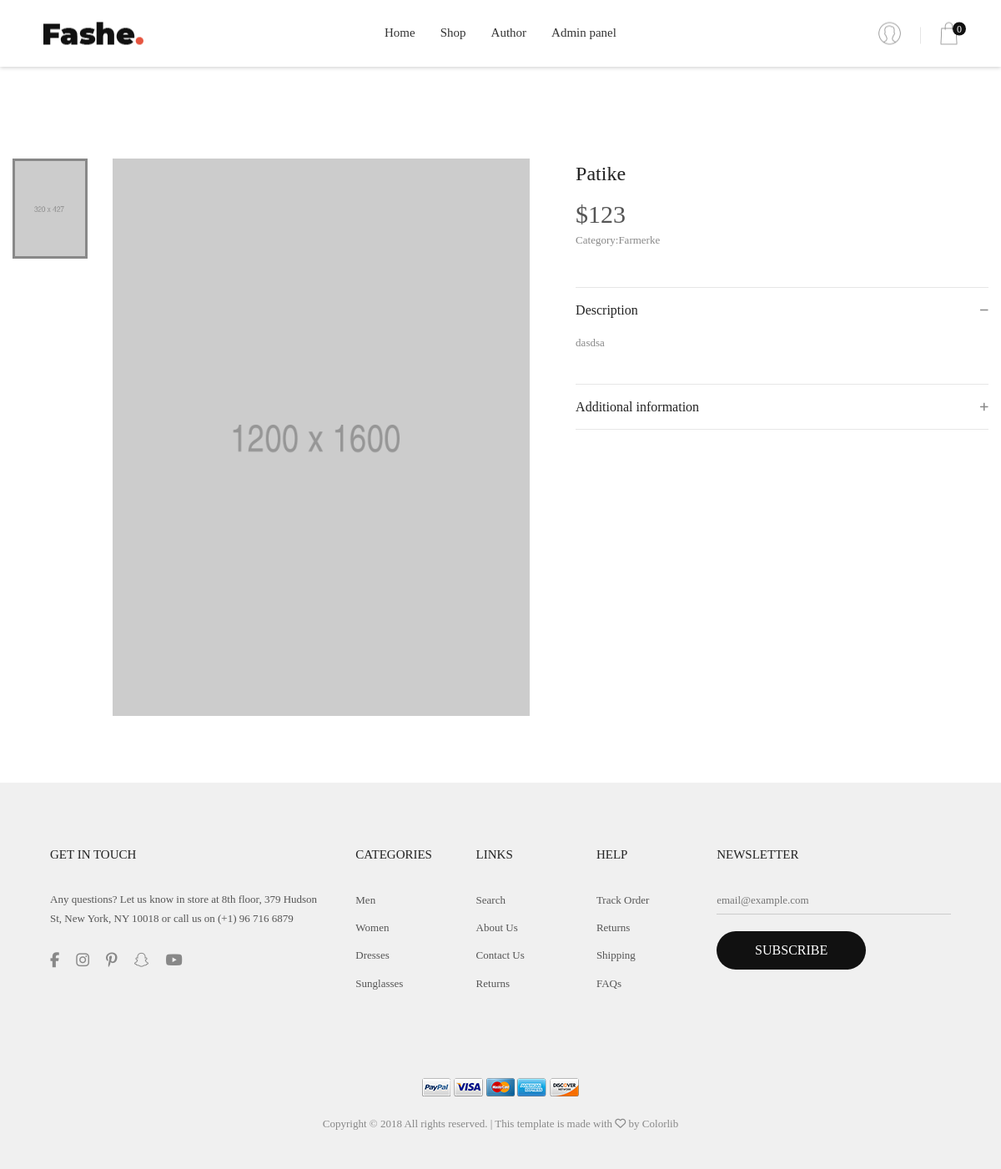
Page /index.php?page=product&id=5 on the committed database.
### tables this page shows
CREATE TABLE `menu` (
  `id` int(11) NOT NULL,
  `name` text NOT NULL,
  `href` varchar(255) NOT NULL
);

CREATE TABLE `products` (
  `id` int(11) NOT NULL,
  `product_name` text NOT NULL,
  `price` double NOT NULL,
  `description` text NOT NULL,
  `category_id` int(11) NOT NULL,
  `date` date NOT NULL
);

CREATE TABLE `categories` (
  `id` int(11) NOT NULL,
  `category_name` text NOT NULL
);

### config/connection.php (called while the page is built, shortened)
<?php
try {
    $conn = new PDO("mysql:host=".SERVER.";dbname=".DATABASE.";charset=utf8", USERNAME, PASSWORD);
    $conn->setAttribute(PDO::ATTR_DEFAULT_FETCH_MODE, PDO::FETCH_OBJ);
    $conn->setAttribute(PDO::ATTR_ERRMODE, PDO::ERRMODE_EXCEPTION);
}
catch(PDOException $ex){
    echo $ex->getMessage();
}
function executeQuery($query){
    global $conn;
    return $conn->query($query)->fetchAll();
}

### models/menu/menu_functions.php (called while the page is built)
<?php
    function getMenu()
    {
        return executeQuery("SELECT * FROM menu");
    }
?>

### models/products/product_functions.php (called while the page is built, shortened)
<?php
    function singleProduct($id){
        global $conn;
        $product = $conn->prepare("SELECT * FROM products p INNER JOIN pictures i ON p.id=i.product_id INNER JOIN categories c ON p.category_id=c.id WHERE product_id= ?");
        $product->execute([
            $id
        ]);
        return $product->fetch();
    }
?>

### pages/views/single-product.php (the view, shortened to what this page needs)
<?php
	require_once "models/products/product_functions.php";
	$product_id = $_GET['id'];
	$product = singleProduct($product_id);
?>
<div class="container bgwhite p-t-35 p-b-80">
		<div class="flex-w flex-sb">
			<div class="w-size13 p-t-30 respon5">
				<div class="wrap-slick3 flex-sb flex-w">
					<div class="wrap-slick3-dots"></div>
					<div class="slick3">
						<div class="item-slick3" data-thumb="images/thumb-item-01.jpg">
							<div class="wrap-pic-w">
								<img src="images/product-detail-01.jpg" alt="">
							</div>
						</div>
					</div>
				</div>
			</div>
			<div class="w-size14 p-t-30 respon5">
				<h4 class="product-detail-name m-text16 p-b-13">
					<?=$product->product_name ?>
				</h4>
				<span class="m-text17">
					$<?=$product->price ?>
				</span>
				<div class="p-b-45">
					<span class="s-text8">Category:<?=$product->category_name?></span>
				</div>
				<div class="wrap-dropdown-content bo6 p-t-15 p-b-14 active-dropdown-content">
					<h5 class="js-toggle-dropdown-content flex-sb-m cs-pointer m-text19 color0-hov trans-0-4">
						Description
						<i class="down-mark fs-12 color1 fa fa-minus dis-none" aria-hidden="true"></i>
					</h5>
					<div class="dropdown-content dis-none p-t-15 p-b-23">
						<p class="s-text8">
						<?=$product->description ?>
						</p>
					</div>
				</div>
				<div class="wrap-dropdown-content bo7 p-t-15 p-b-14">
					<h5 class="js-toggle-dropdown-content flex-sb-m cs-pointer m-text19 color0-hov trans-0-4">
						Additional information
						<i class="up-mark fs-12 color1 fa fa-plus" aria-hidden="true"></i>
					</h5>
				</div>
			</div>
		</div>
	</div>

### pages/components/header.php (shortened to what this page needs)
<header class="header1">
		<div class="container-menu-header">
			<div class="wrap_header">
				<a href="index.php" class="logo">
					<img src="images/icons/logo.png" alt="IMG-LOGO">
				</a>
				<div class="wrap_menu">
					<nav class="menu">
						<ul class="main_menu">
						<?php
							require_once "models/menu/menu_functions.php";
							$menu = getMenu();
							foreach($menu as $m):
						?>
							<li>
								<a href="<?=$m->href ?>"><?=$m->name ?></a>
							</li>
							<?php endforeach; ?>
							<li><a href="index.php?page=admin_panel">Admin panel</a></li>
						</ul>
					</nav>
				</div>
				<div class="header-icons">
					<?php
						if(isset($_SESSION['user'])){
							echo '<a href="models/auth/logout.php" class="header-wrapicon1 dis-block">
							<img src="images/icons/icon-header-01.png" class="header-icon1" alt="ICON">
						</a>';
						}
						else
						{
							echo '<a href="index.php?page=login" class="header-wrapicon1 dis-block">
							<img src="images/icons/icon-header-01.png" class="header-icon1" alt="ICON">
						</a>';
						}
					?>
					<div class="header-wrapicon2">
						<img src="images/icons/icon-header-02.png" class="header-icon1 js-show-header-dropdown" alt="ICON">
						<span class="header-icons-noti">0</span>
					</div>
				</div>
			</div>
		</div>
	</header>

### css/main.css (style rules this page uses)
* { margin: 0px; padding: 0px; box-sizing: border-box; }
body, html { height: 100%; font-family: Montserrat-Regular, sans-serif; font-weight: 400; }
a { font-family: Montserrat-Regular; font-weight: 400; font-size: 15px; line-height: 1.7; color: #666666; margin: 0px; transition: all 0.4s; -webkit-transition: all 0.4s; -o-transition: all 0.4s; -moz-transition: all 0.4s; }
h1,h2,h3,h4,h5,h6 { margin: 0px; }
p { font-family: Montserrat-Regular; font-size: 15px; line-height: 1.7; color: #888888; margin: 0px; }
ul, li { margin: 0px; list-style-type: none; }
.container { max-width: 1200px; }
.slick-slide { outline: none !important; }
.header1 { height: 125px; -webkit-transition: all 0.3s; -o-transition: all 0.3s; -moz-transition: all 0.3s; transition: all 0.3s; }
.container-menu-header { width: 100%; top: 0; left: 0; position: fixed; z-index: 1100; box-shadow: 0 1px 5px 0px rgba(0,0,0,0.2); -moz-box-shadow: 0 1px 5px 0px rgba(0,0,0,0.2); -webkit-box-shadow: 0 1px 5px 0px rgba(0,0,0,0.2); -o-box-shadow: 0 1px 5px 0px rgba(0,0,0,0.2); -ms-box-shadow: 0 1px 5px 0px rgba(0,0,0,0.2); }
.wrap_header { display: -webkit-box; display: -webkit-flex; display: -moz-box; display: -ms-flexbox; display: flex; flex-wrap: wrap; width: 100%; height: 80px; background-color: white; justify-content: center; align-items: center; position: relative; -webkit-transition: all 0.3s; -o-transition: all 0.3s; -moz-transition: all 0.3s; transition: all 0.3s; }
.logo { display: block; position: absolute; left: 52px; top: 50%; -webkit-transform: translateY(-50%); -moz-transform: translateY(-50%); -ms-transform: translateY(-50%); -o-transform: translateY(-50%); transform: translateY(-50%); }
.logo img { max-height: 27px; }
.main_menu { list-style-type: none; margin: 0px; display: -webkit-box; display: -webkit-flex; display: -moz-box; display: -ms-flexbox; display: flex; flex-wrap: wrap; align-items: center; justify-content: center; }
.main_menu > li { display: block; position: relative; padding-top: 20px; padding-bottom: 20px; padding-left: 15px; padding-right: 15px; }
.main_menu > li > a { font-family: Montserrat-Regular; font-size: 15px; color: #333333; padding: 0; border-bottom: 1px solid transparent; }
.main_menu li { position: relative; }
.header-icons { display: -webkit-box; display: -webkit-flex; display: -moz-box; display: -ms-flexbox; display: flex; align-items: center; position: absolute; right: 52px; top: 50%; -webkit-transform: translateY(-50%); -moz-transform: translateY(-50%); -ms-transform: translateY(-50%); -o-transform: translateY(-50%); transform: translateY(-50%); }
.header-wrapicon1, .header-wrapicon2 { height: 27px; position: relative; }
.header-wrapicon1 img, .header-wrapicon2 img { height: 100%; }
.header-icons-noti { display: -webkit-box; display: -webkit-flex; display: -moz-box; display: -ms-flexbox; display: flex; justify-content: center; align-items: center; width: 16px; height: 16px; border-radius: 50%; background-color: #111111; color: white; font-family: Montserrat-Medium; font-size: 12px; position: absolute; top: 0; right: -10px; }
.wrap-slick3-dots { width: 14.5%; }
.slick3 { width: 80.64%; }
.show-dropdown-content .down-mark { display: block; }
body { padding-right: 0px !important; }

### rows in the picture
menu: name "Home"
menu: name "Shop"
menu: name "Author"
products: product_name "Patike", price "123", description "dasdsa"
categories: category_name "Farmerke"
